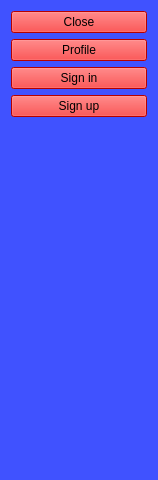
<?xml version="1.0" encoding="UTF-8"?>
<ui version="4.0">
 <class>Frame</class>
 <widget class="QFrame" name="Frame">
  <property name="geometry">
   <rect>
    <x>0</x>
    <y>0</y>
    <width>158</width>
    <height>480</height>
   </rect>
  </property>
  <property name="windowTitle">
   <string>Frame</string>
  </property>
  <property name="styleSheet">
   <string notr="true">background: rgba(0,25,255,0.5);</string>
  </property>
  <layout class="QVBoxLayout" name="verticalLayout">
   <item>
    <widget class="QPushButton" name="closer">
     <property name="styleSheet">
      <string notr="true">background: red;</string>
     </property>
     <property name="text">
      <string>Close</string>
     </property>
    </widget>
   </item>
   <item>
    <widget class="QPushButton" name="profile">
     <property name="styleSheet">
      <string notr="true">background: red;</string>
     </property>
     <property name="text">
      <string>Profile</string>
     </property>
    </widget>
   </item>
   <item>
    <widget class="QPushButton" name="sign_in">
     <property name="styleSheet">
      <string notr="true">background: red;</string>
     </property>
     <property name="text">
      <string>Sign in</string>
     </property>
    </widget>
   </item>
   <item>
    <widget class="QPushButton" name="sign_up">
     <property name="styleSheet">
      <string notr="true">background: red;</string>
     </property>
     <property name="text">
      <string>Sign up</string>
     </property>
    </widget>
   </item>
   <item>
    <spacer name="verticalSpacer">
     <property name="orientation">
      <enum>Qt::Vertical</enum>
     </property>
     <property name="sizeHint" stdset="0">
      <size>
       <width>20</width>
       <height>40</height>
      </size>
     </property>
    </spacer>
   </item>
  </layout>
 </widget>
 <resources/>
 <connections/>
</ui>
